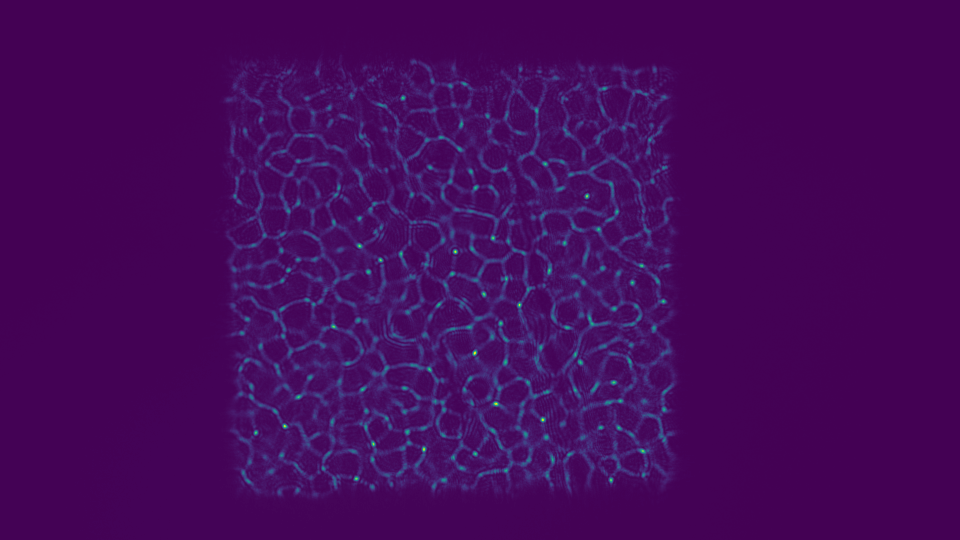
#> input picture imager_experiments/psfs/diffuser_psf.png, 960 x 540 px, found by its file name
$ jupyter execute --allow-errors 9_20_2023_PSF_FOV.ipynb
#> lines starting #> are read from the running program, lines starting #| are printed output that depends on the picture
### imager_experiments/leyla_fns.py
import numpy as np # use regular numpy for now, simpler
import scipy
from tqdm import tqdm
# import tensorflow as tf
# import tensorflow.keras as tfk
import gc
import warnings

import skimage
import skimage.io
from skimage.transform import resize

# from tensorflow.keras.optimizers import SGD

# [81 lines left out: functions tile_9_images, generate_random_tiled_data, generate_repeated_tiled_data, convolved_dataset, compute_entropy, add_shot_noise, not called in this run]

def tf_cast(data):
    # normalizes data, loads it to a tensorflow array of type float32
    return tf.cast(data / np.max(data), tf.float32)
def tf_labels(labels):
    # loads labels to a tensorflow array of type int64
    return tf.cast(labels, tf.int64)


# [257 lines left out: functions run_model_simple, run_model_cnn, seeded_permutation, segmented_indices, permute_data, add_gaussian_noise and 8 more, not called in this run]

# 6/9/23 added rml option
def load_rml_psf():
    rml_psf = skimage.io.imread('/home/lkabuli_waller/workspace/EncodingInformation/imager_experiments/psfs/psf_8holes.png')
    rml_psf = rml_psf[1000:3000, 1500:3500]
    rml_psf_resize = resize(rml_psf, (100, 100), anti_aliasing=True)
    rml_psf_region = rml_psf_resize[40:100, :60]
    rml_psf_region = resize(rml_psf_region, (28, 28), anti_aliasing=True)
    rml_psf_region /= np.sum(rml_psf_region)
    return rml_psf_region

# [208 lines left out: functions load_rml_new_psf, load_single_lens, load_two_lens, load_three_lens, load_single_lens_32, load_two_lens_32 and 10 more, not called in this run]

### imager_experiments/9_20_2023_PSF_FOV.ipynb
[cell 1]
import numpy as np
import scipy
import matplotlib.pyplot as plt
import skimage
from skimage.transform import resize

#> (a cell that did not finish here is left out)

[cell 3]
diffuser_psf = skimage.io.imread('diffuser_psf.png')
#> diffuser_psf is the input picture: shape (540, 960, 4); mean R, G, B, A 68.5, 9.3, 91.3, 255
diffuser_psf = diffuser_psf[:,:,1]
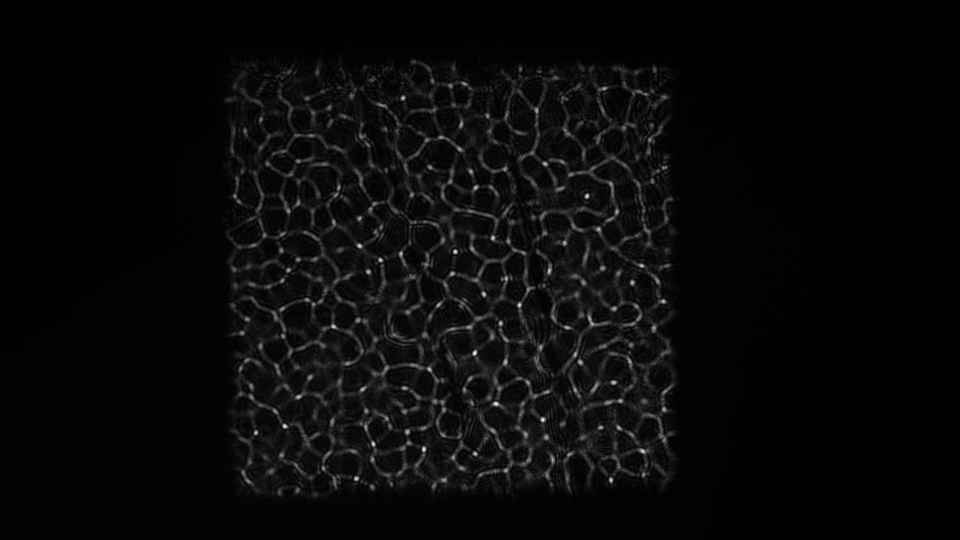
#> diffuser_psf: shape (540, 960); min 1, max 231, mean 9.3
diffuser_resize = diffuser_psf[200:500, 250:550]
diffuser_resize = resize(diffuser_resize, (100, 100), anti_aliasing=True)  #resize(diffuser_psf, (28, 28))
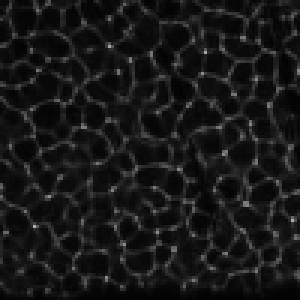
#> diffuser_resize: shape (100, 100) float64 (shown 3 times larger); min 0.00964, max 0.684, mean 0.0931
diffuser_region = diffuser_resize[:28, :28]
diffuser_region /=  np.sum(diffuser_region)
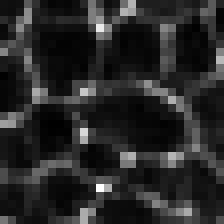
#> diffuser_region: shape (28, 28) float64 (shown 8 times larger); min 0.000212, max 0.00695, mean 0.00128; drawn with min black and max white
plt.imshow(diffuser_region)

[cell 4]
psf = np.zeros((28, 28))
psf[20,20] = 1
psf[15, 10] = 1
psf[5, 13] = 1
psf[23, 6] = 1
psf = scipy.ndimage.gaussian_filter(psf, sigma=1)
psf /= np.sum(psf)
plt.imshow(psf)
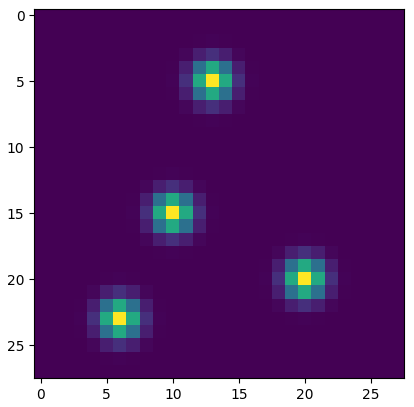
#> figure drawn by matplotlib, 1 panel

### TODO RML ONE LENSLET but smaller sigma
Don't do airy disk, just a gentle small gaussian

### TODO do RML as well

For follow ups would need to do matched feature size. For here, it's fine to just do as it.

### TODO use henry's new code and run with that
Look at the documentation and get it to work.

[cell 5]
one_lens = np.zeros((28, 28))
one_lens[14, 14] = 1
one_lens = scipy.ndimage.gaussian_filter(one_lens, sigma=0.7)
plt.imshow(one_lens)
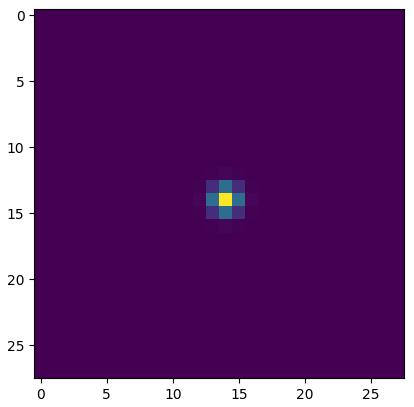
#> figure drawn by matplotlib, 1 panel

[cell 6]
from leyla_fns import *
rml_psf = load_rml_psf()
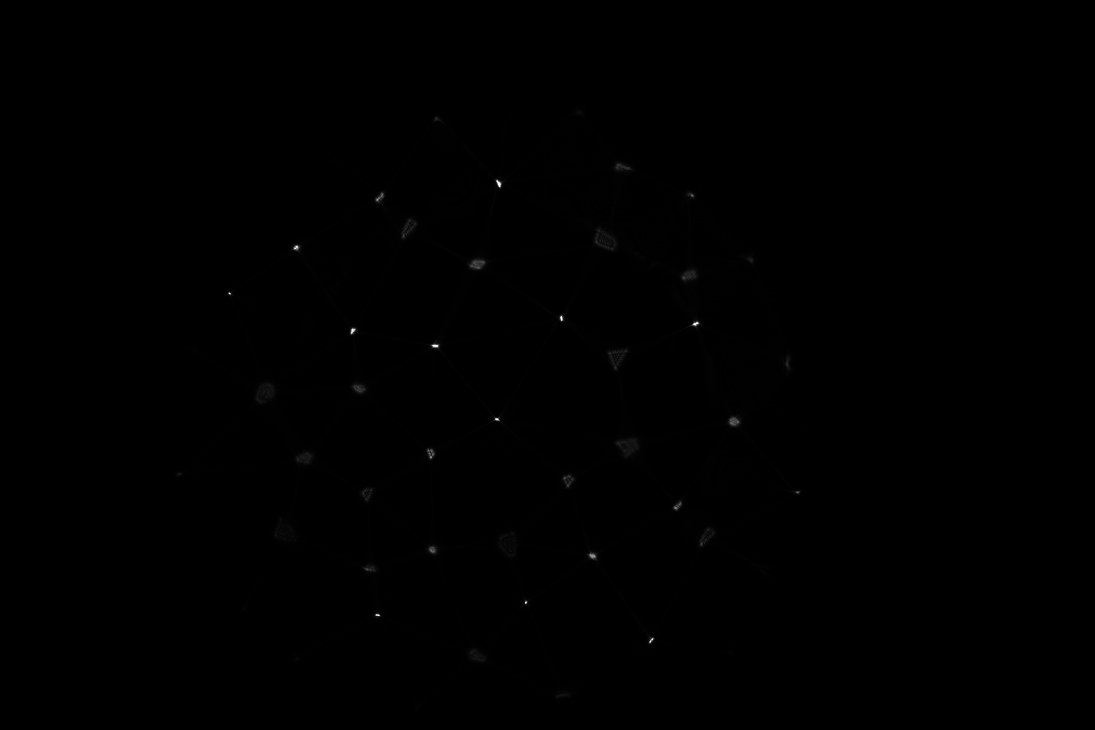
#> input picture imager_experiments/psfs/psf_8holes.png, 5472 x 3648 px, found by its file name (shown at 1/5 size)
#> in load_rml_psf, rml_psf is the input picture: shape (3648, 5472); min 0, max 255, mean 0.3
#> in load_rml_psf, `rml_psf = rml_psf[1000:3000, 1500:3500]`:
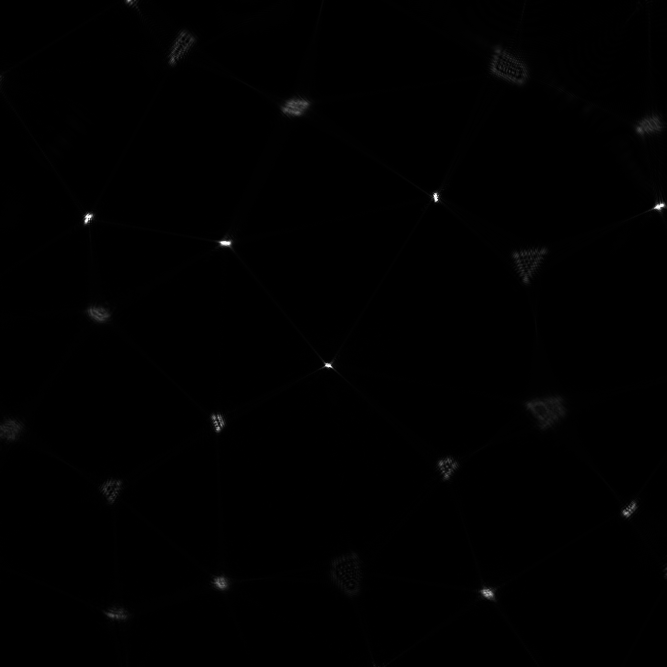
#> rml_psf: shape (2000, 2000) (shown at 1/3 size); min 0, max 255, mean 0.9
#> in load_rml_psf, `rml_psf_resize = resize(rml_psf, (100, 100), anti_aliasing=True)`:
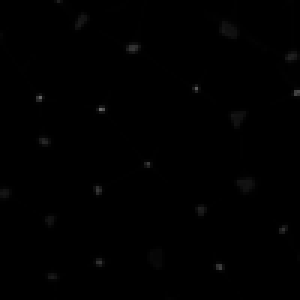
#> rml_psf_resize: shape (100, 100) float64 (shown 3 times larger); min 1.88e-05, max 0.412, mean 0.00345
plt.imshow(rml_psf)

[cell 7]
rml_psf = skimage.io.imread('psf_8holes.png')
rml_psf = rml_psf[1000:3000, 1500:3500]
rml_psf_small = resize(rml_psf, (85, 85), anti_aliasing=True)
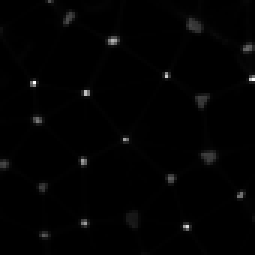
#> rml_psf_small: shape (85, 85) float64 (shown 3 times larger); min 2.37e-05, max 0.297, mean 0.00345; drawn with min black and max white
rml_psf_region = rml_psf_small[52:80, 10:38]
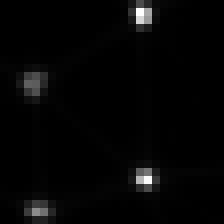
#> rml_psf_region: shape (28, 28) float64 (shown 8 times larger); min 0.000162, max 0.185, mean 0.00414; drawn with min black and max white
rml_psf_region /= np.sum(rml_psf_region)
plt.figure()
plt.imshow(rml_psf_region)
